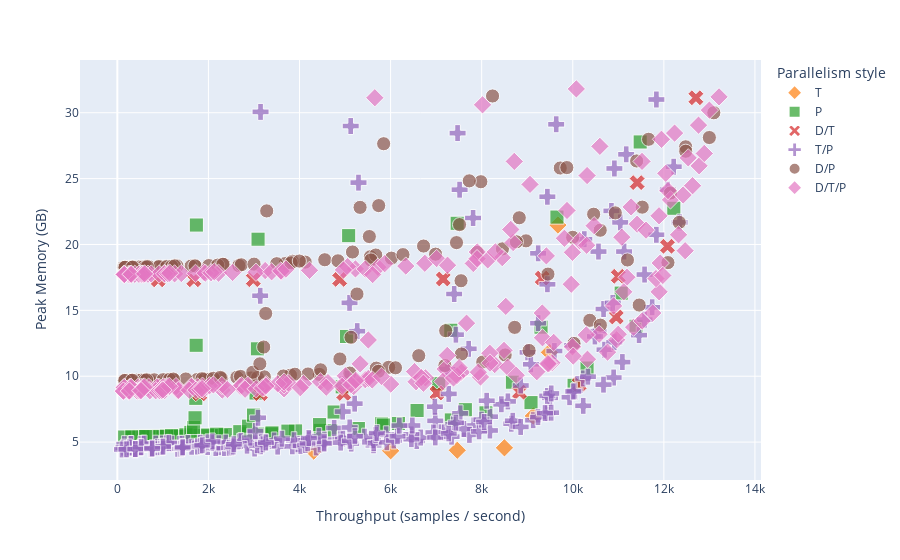

Write notebook code for a chart like this one.
### Code cell
simulation_filename = "~/Downloads/mlp_dgx_simulated_grid_search_results_v2.csv"
plot_memory_usage_vs_metric(
    simulation_filename,
    "mlp-medium",
    0,
    "throughput",
    "Throughput (samples / second)",
    "Peak Memory (GB)",
    os.path.join(FIGURES_DIR, "mlp-medium_memory_vs_throughput.pdf"),
    None,
)

### Figure 1 — Plotly figure (JSON) as saved in the notebook; plotly's stock layout.template omitted (floating-point values rounded to 4 significant figures; data arrays with more than 128 entries replaced by an {"elided": "..."} marker saying what was removed)
{"data": [{"customdata": [[128, 1, 16, 1, 1], [256, 1, 16, 1, 1], [512, 1, 16, 1, 1], [1024, 1, 16, 1, 1], [2048, 1, 16, 1, 1], [4096, 1, 16, 1, 1], [8192, 1, 16, 1, 1]], "hovertemplate": "Parallelism style=T<br>Throughput (samples / second)=%{x}<br>Peak Memory (GB)=%{y}<br>dummy_column_for_size=%{marker.size}<br>batch_size=%{customdata[0]}<br>dp_degree=%{customdata[1]}<br>hp_degree=%{customdata[2]}<br>pp_degree=%{customdata[3]}<br>num_microbatches=%{customdata[4]}<extra></extra>", "legendgroup": "T", "marker": {"color": "#ff7f0e", "size": [1, 1, 1, 1, 1, 1, 1], "sizemode": "area", "sizeref": 0.01, "symbol": "diamond"}, "mode": "markers", "name": "T", "orientation": "v", "showlegend": true, "type": "scatter", "x": [4312.0, 6002.0, 7464.0, 8499.0, 9133.0, 9487.0, 9674.0], "xaxis": "x", "y": [4.316, 4.337, 4.379, 4.563, 6.979, 11.81, 21.47], "yaxis": "y"}, {"customdata": {"elided": "72x5 int values"}, "hovertemplate": "Parallelism style=P<br>Throughput (samples / second)=%{x}<br>Peak Memory (GB)=%{y}<br>dummy_column_for_size=%{marker.size}<br>batch_size=%{customdata[0]}<br>dp_degree=%{customdata[1]}<br>hp_degree=%{customdata[2]}<br>pp_degree=%{customdata[3]}<br>num_microbatches=%{customdata[4]}<extra></extra>", "legendgroup": "P", "marker": {"color": "#2ca02c", "size": [1, 1, 1, 1, 1, 1, 1, 1, 1, 1, 1, 1, 1, 1, 1, 1, 1, 1, 1, 1, 1, 1, 1, 1, 1, 1, 1, 1, 1, 1, 1, 1, 1, 1, 1, 1, 1, 1, 1, 1, 1, 1, 1, 1, 1, 1, 1, 1, 1, 1, 1, 1, 1, 1, 1, 1, 1, 1, 1, 1, 1, 1, 1, 1, 1, 1, 1, 1, 1, 1, 1, 1], "sizemode": "area", "sizeref": 0.01, "symbol": "square"}, "mode": "markers", "name": "P", "orientation": "v", "showlegend": true, "type": "scatter", "x": [777.2, 893.1, 858.7, 692.1, 476.0, 289.0, 161.2, 1074.0, 1387.0, 1471.0, 1269.0, 909.0, 564.3, 318.5, 1328.0, 1918.0, 2176.0, 2287.0, 1667.0, 1078.0, 622.0, 1506.0, 2371.0, 3164.0, 3386.0, 2861.0, 1978.0, 1188.0, 1614.0, 2689.0, 3914.0, 4687.0, 4456.0, 3396.0, 2181.0, 1675.0, 2882.0, 4440.0, 6171.0, 5800.0, 5292.0, 3745.0, 1706.0, 2989.0, 4760.0, 6582.0, 7641.0, 7333.0, 5840.0, 1723.0, 3046.0, 4937.0, 7057.0, 8674.0, 9083.0, 8095.0, 1731.0, 3075.0, 7322.0, 5031.0, 9303.0, 10310.0, 10030.0, 1735.0, 3090.0, 5079.0, 7462.0, 9653.0, 11060.0, 11390.0, 11480.0, 12220.0], "xaxis": "x", "y": [5.392, 5.395, 5.399, 5.4, 5.401, 5.389, 5.383, 5.415, 5.421, 5.428, 5.432, 5.434, 5.41, 5.398, 5.461, 5.474, 5.496, 5.488, 5.499, 5.451, 5.427, 5.553, 5.578, 5.608, 5.622, 5.63, 5.533, 5.484, 5.738, 5.788, 5.847, 5.876, 5.891, 5.697, 5.6, 6.107, 6.208, 6.325, 6.413, 6.384, 6.025, 5.831, 6.845, 7.046, 7.281, 7.399, 7.457, 6.682, 6.294, 8.321, 8.724, 9.194, 9.429, 9.546, 7.994, 7.218, 12.35, 12.08, 13.49, 13.02, 13.72, 10.62, 9.311, 21.47, 20.4, 20.67, 21.61, 22.08, 16.31, 13.79, 27.78, 22.75], "yaxis": "y"}, {"customdata": [[128, 2, 8, 1, 1], [128, 4, 4, 1, 1], [256, 2, 8, 1, 1], [256, 4, 4, 1, 1], [512, 2, 8, 1, 1], [512, 4, 4, 1, 1], [1024, 2, 8, 1, 1], [1024, 4, 4, 1, 1], [2048, 2, 8, 1, 1], [2048, 4, 4, 1, 1], [4096, 2, 8, 1, 1], [4096, 4, 4, 1, 1], [8192, 2, 8, 1, 1], [8192, 4, 4, 1, 1], [16384, 2, 8, 1, 1], [16384, 4, 4, 1, 1], [32768, 4, 4, 1, 1]], "hovertemplate": "Parallelism style=D/T<br>Throughput (samples / second)=%{x}<br>Peak Memory (GB)=%{y}<br>dummy_column_for_size=%{marker.size}<br>batch_size=%{customdata[0]}<br>dp_degree=%{customdata[1]}<br>hp_degree=%{customdata[2]}<br>pp_degree=%{customdata[3]}<br>num_microbatches=%{customdata[4]}<extra></extra>", "legendgroup": "D/T", "marker": {"color": "#d62728", "size": [1, 1, 1, 1, 1, 1, 1, 1, 1, 1, 1, 1, 1, 1, 1, 1, 1], "sizemode": "area", "sizeref": 0.01, "symbol": "x"}, "mode": "markers", "name": "D/T", "orientation": "v", "showlegend": true, "type": "scatter", "x": [1810.0, 896.0, 3142.0, 1680.0, 4973.0, 2985.0, 7016.0, 4882.0, 8831.0, 7156.0, 10140.0, 9329.0, 10960.0, 11000.0, 11410.0, 12080.0, 12700.0], "xaxis": "x", "y": [8.665, 17.32, 8.674, 17.32, 8.691, 17.33, 8.724, 17.35, 8.791, 17.38, 9.395, 17.45, 14.5, 17.58, 24.7, 19.86, 31.14], "yaxis": "y"}, {"customdata": {"elided": "210x5 int values"}, "hovertemplate": "Parallelism style=T/P<br>Throughput (samples / second)=%{x}<br>Peak Memory (GB)=%{y}<br>dummy_column_for_size=%{marker.size}<br>batch_size=%{customdata[0]}<br>dp_degree=%{customdata[1]}<br>hp_degree=%{customdata[2]}<br>pp_degree=%{customdata[3]}<br>num_microbatches=%{customdata[4]}<extra></extra>", "legendgroup": "T/P", "marker": {"color": "#9467bd", "size": {"elided": "210 int values"}, "sizemode": "area", "sizeref": 0.01, "symbol": "cross"}, "mode": "markers", "name": "T/P", "orientation": "v", "showlegend": true, "type": "scatter", "x": {"elided": "210 float values"}, "xaxis": "x", "y": {"elided": "210 float values"}, "yaxis": "y"}, {"customdata": {"elided": "144x5 int values"}, "hovertemplate": "Parallelism style=D/P<br>Throughput (samples / second)=%{x}<br>Peak Memory (GB)=%{y}<br>dummy_column_for_size=%{marker.size}<br>batch_size=%{customdata[0]}<br>dp_degree=%{customdata[1]}<br>hp_degree=%{customdata[2]}<br>pp_degree=%{customdata[3]}<br>num_microbatches=%{customdata[4]}<extra></extra>", "legendgroup": "D/P", "marker": {"color": "#8c564b", "size": {"elided": "144 int values"}, "sizemode": "area", "sizeref": 0.01, "symbol": "circle"}, "mode": "markers", "name": "D/P", "orientation": "v", "showlegend": true, "type": "scatter", "x": {"elided": "144 float values"}, "xaxis": "x", "y": {"elided": "144 float values"}, "yaxis": "y"}, {"customdata": {"elided": "219x5 int values"}, "hovertemplate": "Parallelism style=D/T/P<br>Throughput (samples / second)=%{x}<br>Peak Memory (GB)=%{y}<br>dummy_column_for_size=%{marker.size}<br>batch_size=%{customdata[0]}<br>dp_degree=%{customdata[1]}<br>hp_degree=%{customdata[2]}<br>pp_degree=%{customdata[3]}<br>num_microbatches=%{customdata[4]}<extra></extra>", "legendgroup": "D/T/P", "marker": {"color": "#e377c2", "size": {"elided": "219 int values"}, "sizemode": "area", "sizeref": 0.01, "symbol": "diamond"}, "mode": "markers", "name": "D/T/P", "orientation": "v", "showlegend": true, "type": "scatter", "x": {"elided": "219 float values"}, "xaxis": "x", "y": {"elided": "219 float values"}, "yaxis": "y"}], "layout": {"legend": {"itemsizing": "constant", "title": {"text": "Parallelism style"}, "tracegroupgap": 0}, "margin": {"t": 60}, "xaxis": {"anchor": "y", "domain": [0, 1], "title": {"text": "Throughput (samples / second)"}}, "yaxis": {"anchor": "x", "domain": [0, 1], "title": {"text": "Peak Memory (GB)"}}}}
